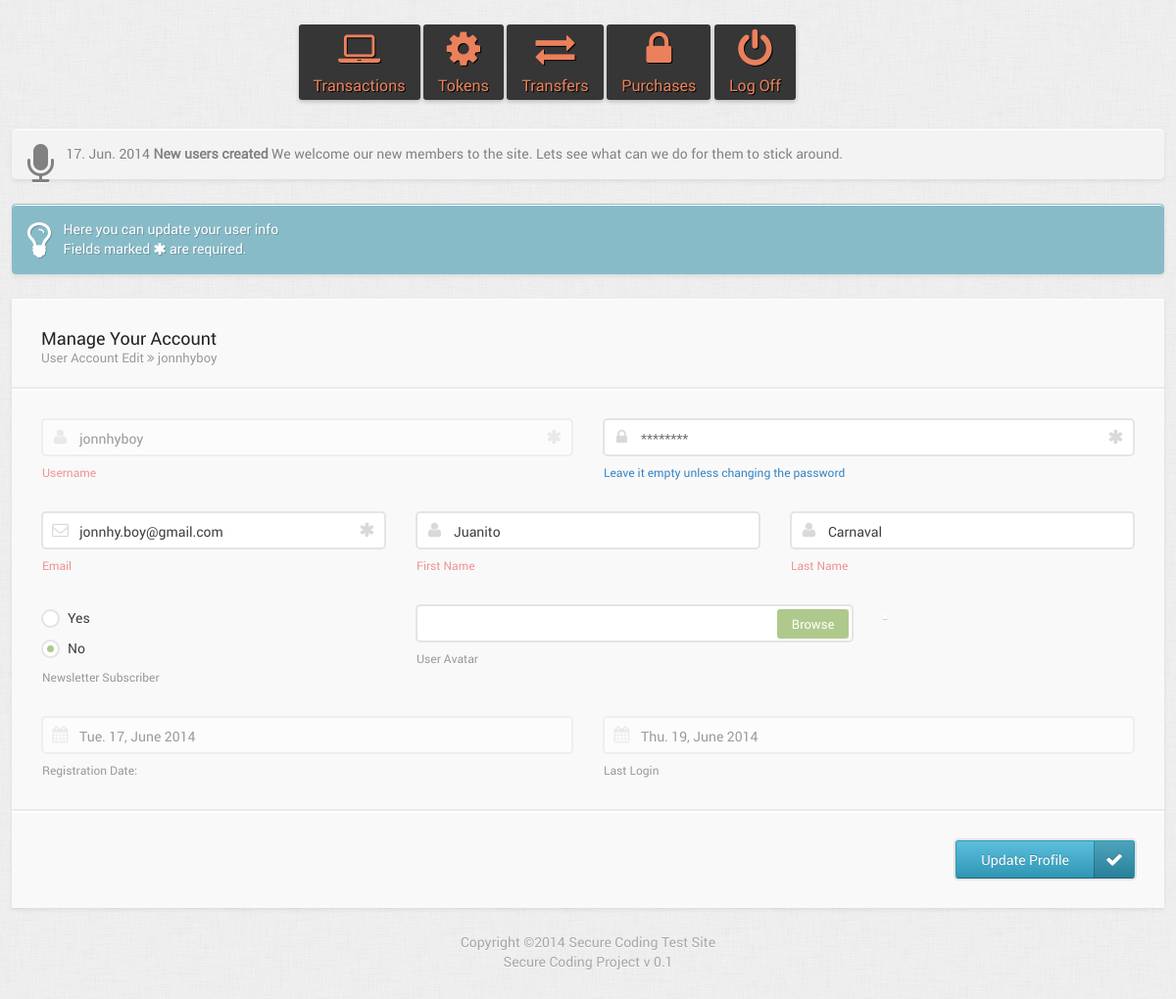
/loginsys/account.php (signed in), run on the app's committed database.
### tables this page shows
CREATE TABLE IF NOT EXISTS `news` (
  `id` int(11) NOT NULL AUTO_INCREMENT,
  `title` varchar(55) NOT NULL,
  `body` text NOT NULL,
  `author` varchar(55) NOT NULL,
  `created` date NOT NULL DEFAULT '0000-00-00',
  `active` tinyint(1) NOT NULL DEFAULT '0',
  PRIMARY KEY (`id`)
);

CREATE TABLE IF NOT EXISTS `users` (
  `id` int(11) NOT NULL AUTO_INCREMENT,
  `username` varchar(30) NOT NULL,
  `password` varchar(32) DEFAULT NULL,
  `cookie_id` varchar(64) NOT NULL DEFAULT '0',
  `token` varchar(128) NOT NULL DEFAULT '0',
  `userlevel` tinyint(1) unsigned NOT NULL DEFAULT '1',
  `email` varchar(50) DEFAULT NULL,
  `fname` varchar(50) DEFAULT NULL,
  `lname` varchar(50) DEFAULT NULL,
  `country` varchar(60) DEFAULT NULL,
  `avatar` varchar(60) NOT NULL,
  `ip` varchar(16) NOT NULL,
  `created` datetime NOT NULL DEFAULT '0000-00-00 00:00:00',
  `lastlogin` datetime NOT NULL DEFAULT '0000-00-00 00:00:00',
  `lastip` varchar(16) DEFAULT NULL,
  `notes` text,
  `newsletter` tinyint(1) NOT NULL DEFAULT '0',
  `active` enum('y','n','b','t') NOT NULL DEFAULT 'n',
  PRIMARY KEY (`id`)
);

CREATE TABLE IF NOT EXISTS `settings` (
  `site_name` varchar(50) DEFAULT NULL,
  `site_email` varchar(40) DEFAULT NULL,
  `site_url` varchar(200) DEFAULT NULL,
  `reg_allowed` tinyint(1) NOT NULL DEFAULT '1',
  `user_limit` tinyint(1) NOT NULL DEFAULT '0',
  `reg_verify` tinyint(1) NOT NULL DEFAULT '0',
  `notify_admin` tinyint(1) NOT NULL DEFAULT '0',
  `auto_verify` tinyint(1) NOT NULL DEFAULT '0',
  `user_perpage` varchar(4) NOT NULL DEFAULT '10',
  `thumb_w` varchar(4) NOT NULL,
  `thumb_h` varchar(4) NOT NULL,
  `logo` varchar(50) DEFAULT NULL,
  `backup` varchar(60) DEFAULT NULL,
  `mailer` enum('PHP','SMTP') NOT NULL DEFAULT 'PHP',
  `smtp_host` varchar(100) DEFAULT NULL,
  `smtp_user` varchar(50) DEFAULT NULL,
  `smtp_pass` varchar(50) DEFAULT NULL,
  `smtp_port` varchar(6) DEFAULT NULL,
  `is_ssl` tinyint(1) NOT NULL DEFAULT '0',
  `version` varchar(5) DEFAULT NULL
);

### loginsys/lib/class_registry.php (called while the page is built, shortened)
<?php
  abstract class Registry
  {
      static $objects = array();
      public static function get($name)
      {
          return isset(self::$objects[$name]) ? self::$objects[$name] : null;
      }
      public static function set($name, $object)
      {
          self::$objects[$name] = $object;
      }
  }
?>

### loginsys/init.php (called while the page is built, shortened)
<?php
  require_once(BASEPATH . "lib/class_db.php");
  require_once(BASEPATH . "lib/class_registry.php");
  require_once(BASEPATH . "lib/functions.php");
  require_once(BASEPATH . "lib/class_core.php");
  Registry::set('Core',new Core());
  $core = Registry::get("Core");
  require_once(BASEPATH . "lib/class_user.php");
  Registry::set('Users',new Users());
  $user = Registry::get("Users");
?>

### loginsys/lib/class_user.php (called while the page is built, shortened)
<?php
  class Users
  {
	  public $uid = 0;
	  private static $db;
      function __construct()
      {
		  self::$db = Registry::get("Database");
		  $this->startSession();
      }
      private function startSession()
      {
          $this->logged_in = $this->loginCheck();
      }
      private function loginCheck()
      {
          if (isset($_SESSION['username']) && $_SESSION['username'] != "Guest") {
              $row = $this->getUserInfo($_SESSION['username']);
              $this->uid = $row->id;
              return true;
          } else {
              return false;
          }
      }
      private function getUserInfo($username)
      {
          $username = sanitize($username);
          $username = self::$db->escape($username);
          $sql = "SELECT * FROM " . self::uTable . " WHERE username = '" . $username . "'";
          $row = self::$db->first($sql);
          return ($row) ? $row : 0;
      }
	  public function getUserData()
	  {
          $sql = "SELECT *, DATE_FORMAT(created, '%a. %d, %M %Y') as cdate,"
		  . "\n DATE_FORMAT(lastlogin, '%a. %d, %M %Y') as ldate"
		  . "\n FROM " . self::uTable
		  . "\n WHERE id = " . $this->uid;
          $row = self::$db->first($sql);
		  return ($row) ? $row : 0;
	  }
  }
?>

### loginsys/lib/class_db.php (called while the page is built, shortened)
<?php
  class Database
  {
      private $server = "";
      private $user = "";
      private $pass = "";
      protected $link_id = 0;
      protected $query_id = 0;
      function __construct($server, $user, $pass, $database)
      {
          $this->server = $server;
          $this->user = $user;
          $this->pass = $pass;
      }
      public function connect()
      {
          $this->link_id = $this->connect_db($this->server, $this->user, $this->pass);
		  mysqli_set_charset($this->link_id, "utf8");
      }
      private function connect_db($server, $user, $pass)
      {
          return mysqli_connect($server, $user, $pass);
      }
      public function query($sql)
      {
          if (trim($sql != "")) {
              $this->query_id = mysqli_query($this->link_id, $sql);
          }
          return $this->query_id;
      }
      public function first($string, $type = false)
      {
          $query_id = $this->query($string);
          $record = $this->fetch($query_id, $type);
          return $record;
      }
      public function fetch($query_id, $type = false)
      {
          if ($query_id)
              $this->query_id = $query_id;
          if (isset($this->query_id)) {
              $record = ($type) ? mysqli_fetch_array($this->query_id, MYSQL_ASSOC) : mysqli_fetch_object($this->query_id);
          } else
              $this->error("Invalid query_id: <b>" . $this->query_id . "</b>. Records could not be fetched.");
          return $record;
      }
      private function free($query_id)
      {
          if ($query_id)
              $this->query_id = $query_id;
          return mysqli_free_result($this->query_id);
      }
  }
?>

### loginsys/lib/class_core.php (called while the page is built, shortened)
<?php
  class Core
  {
	  private static $db;
      function __construct()
      {
		  self::$db = Registry::get("Database");
		  $this->getSettings();
          $this->year = (get('year')) ? get('year') : strftime('%Y');
          $this->month = (get('month')) ? get('month') : strftime('%m');
          $this->day = (get('day')) ? get('day') : strftime('%d');
          return mktime(0, 0, 0, $this->month, $this->day, $this->year);
      }
      private function getSettings()
      {
          $sql = "SELECT * FROM " . self::sTable;
          $row = self::$db->first($sql);
          $this->site_name = $row->site_name;
		  $this->thumb_w = $row->thumb_w;
		  $this->thumb_h = $row->thumb_h;
      }
      public function renderNews()
      {
          $sql = "SELECT *, DATE_FORMAT(created, '%d. %b. %Y') as cdate FROM " . self::nTable . " WHERE active = 1";
          $row = self::$db->first($sql);
          return ($row) ? $row : 0;
      }
  }
?>

### loginsys/account.php (the view, shortened to what this page needs)
<?php
  require_once("init.php");
  $row = $user->getUserData();
?>
<?php include("header.php");?>
<p class="bluetip"><i class="icon-lightbulb icon-3x pull-left"></i> Here you can update your user info<br>
  Fields marked <i class="icon-append icon-asterisk"></i> are required.</p>
<form class="xform" id="admin_form" method="post">
  <header>Manage Your Account<span>User Account Edit <i class="icon-double-angle-right"></i> <?php echo $row->username;?></span></header>
  <div class="row">
    <section class="col col-6">
      <label class="input state-disabled"> <i class="icon-prepend icon-user"></i> <i class="icon-append icon-asterisk"></i>
        <input type="text" disabled="disabled" name="username" readonly="readonly" value="<?php echo $row->username;?>" placeholder="Username">
      </label>
      <div class="note note-error">Username</div>
    </section>
    <section class="col col-6">
      <label class="input"> <i class="icon-prepend icon-lock"></i> <i class="icon-append icon-asterisk"></i>
        <input type="password" name="password" placeholder="********">
      </label>
      <div class="note note-info">Leave it empty unless changing the password</div>
    </section>
  </div>
  <div class="row">
    <section class="col col-4">
      <label class="input"> <i class="icon-prepend icon-envelope-alt"></i> <i class="icon-append icon-asterisk"></i>
        <input type="text" name="email" value="<?php echo $row->email;?>" placeholder="Email">
      </label>
      <div class="note note-error">Email</div>
    </section>
    <section class="col col-4">
      <label class="input"> <i class="icon-prepend icon-user"></i>
        <input type="text" name="fname" value="<?php echo $row->fname;?>" placeholder="First Name">
      </label>
      <div class="note note-error">First Name</div>
    </section>
    <section class="col col-4">
      <label class="input"> <i class="icon-prepend icon-user"></i>
        <input type="text" name="lname" value="<?php echo $row->lname;?>" placeholder="Last Name">
      </label>
      <div class="note note-error">Last Name</div>
    </section>
  </div>
  <div class="row">
    <section class="col col-4">
      <label class="radio">
        <i></i>Yes</label>
      <label class="radio">
        <i></i>No</label>
      <div class="note">Newsletter Subscriber</div>
    </section>
    <section class="col col-5">
      <label class="input">
      </label>
      <div class="note">User Avatar</div>
    </section>
    <section class="col col-3"> <img src="thumbmaker.php?src=<?php echo UPLOADURL;?><?php echo ($row->avatar) ? $row->avatar : "blank.png";?>&amp;w=<?php echo $core->thumb_w;?>&amp;h=<?php echo $core->thumb_h;?>&amp;s=1&amp;a=t1" alt="" title="" class="avatar" /> </section>
  </div>
  <div class="row">
    <section class="col col-6">
      <label class="input state-disabled"> <i class="icon-prepend icon-calendar"></i>
        <input type="text" name="created" disabled="disabled" readonly="readonly" value="<?php echo $row->cdate;?>" placeholder="Email">
      </label>
      <div class="note">Registration Date:</div>
    </section>
    <section class="col col-6">
      <label class="input state-disabled"> <i class="icon-prepend icon-calendar"></i>
        <input type="text" name="lastlogin" disabled="disabled" readonly="readonly" value="<?php echo $row->ldate;?>" placeholder="First Name">
      </label>
      <div class="note">Last Login</div>
    </section>
  </div>
  <footer>
    <button class="button" name="doupdate" type="submit">Update Profile<span><i class="icon-ok"></i></span></button>
  </footer>
</form>
<?php include("footer.php");?>

### loginsys/header.php (shortened to what this page needs)
<?php
	  $news = $core->renderNews();
?>
<!DOCTYPE html>
<html lang="en">
<head>
<link href="theme/css/front.css" rel="stylesheet" type="text/css">
<link rel="stylesheet" href="assets/jquery-ui.css" type="text/css" />
</head>
<body>
<div class="container">
<div class="row">
    <?php
        if ($user->logged_in): ?>
<div class="col grid_16">
  <div id="usermenu" class="flright">
      <a href="main.php?do=transactions"><i class="icon-laptop"></i> Transactions</a>
      <a href="main.php?do=tokens"><i class="icon-cog"></i> Tokens</a>
      <a href="main.php?do=transfers"><i class="icon-exchange"></i> Transfers</a>
      <a href="main.php?do=purchase"><i class="icon-lock"></i> Purchases</a>
    <?php if($user->logged_in):?>
    <a href="logout.php"><i class="icon-off"></i> Log Off</a>
    <?php endif;?>
  </div>
  </div>
  <?php endif; ?>
  </div>
  <?php if($news):?>
  <div id="news-slide" class="pagetip">
    <div id="news"><i class="icon-microphone icon-3x pull-left"></i><?php echo $news->cdate.' <strong>'.$news->title.'</strong>';?> <?php echo cleanOut($news->body);?> </div>
  </div>
  <?php endif;?>

### loginsys/lib/functions.php (shortened to what this page needs)
<?php
  function sanitize($string, $trim = false, $int = false, $str = false)
  {
      $string = filter_var($string, FILTER_SANITIZE_STRING);
      $string = trim($string);
      $string = stripslashes($string);
      $string = strip_tags($string);
      $string = str_replace(array('‘', '’', '“', '”'), array("'", "'", '"', '"'), $string);
      return $string;
  }
  function cleanOut($text) {
	 $text =  strtr($text, array('\r\n' => "", '\r' => "", '\n' => ""));
	 $text = html_entity_decode($text, ENT_QUOTES, 'UTF-8');
	 $text = str_replace('<br>', '<br />', $text);
	 return stripslashes($text);
  }
?>

### loginsys/footer.php (shortened to what this page needs)
<footer id="footer" class="clearfix">
  Copyright &copy;<?php echo date('Y').' '.$core->site_name;?><br />
    Secure Coding Project v 0.1
</footer>
</div>
</body></html>

### loginsys/theme/css/front.css (style rules this page uses)
body { font:normal 14px/20px robotoregular, Helvetica, sans-serif;color:#A7A7A7;background:#f7f7f7 url(../images/admin-body.jpg);margin: 0 0 100px; }
a { cursor:pointer;color:#EB815C;text-decoration:none;-webkit-transition:all .35s ease;-moz-transition:all .35s ease;-o-transition:all .35s ease;transition:all .35s ease;outline:none }
.avatar,.avatar2 { background-color:#FFF;box-shadow:0 1px 1px rgba(0,0,0,0.2);padding:2px; }
#usermenu { margin-top: 25px; margin-bottom: 25px; }
#usermenu a i { font-size:40px;display:block;margin-bottom:7px;line-height:40px;height:40px }
#usermenu a { text-align:center;border-radius:3px;font-size: 16px; background-color: #363636; display: inline-block; padding-top: 5px; padding-right: 15px; padding-bottom: 5px; padding-left: 15px; font-weight: 300;margin-bottom:4px;text-shadow:1px 1px 0 #000;box-shadow:0 2px 4px rgba(0,0,0,0.2) }
input[type=text],input[type=email],input[type=search],input[type=password],textarea { -webkit-appearance:none;background:#fff }
input,textarea { color:#606060;border:2px solid #e4e4e4;background:#fff;width:100%;border-radius:3px;-webkit-border-radius:3px;-moz-border-radius:3px;box-sizing:border-box;-webkit-box-sizing:border-box;-moz-box-sizing:border-box;margin:0 0 15px;padding:10px }
.pagetip,.greentip,.redtip,.orangetip,.bluetip { background:#F3F3F3;border:1px solid #F3F3F3;border-radius:4px;box-shadow:0 1px 0 #FFF inset, 0 2px 4px rgba(0,0,0,0.08);color:#818181;margin-bottom:25px;padding:15px;text-shadow:0 1px #fff }
.bluetip { background:#88bbc8;border-color:#88bbc8;color:#fff;text-shadow:1px 1px 0 rgba(0,0,0,0.2) }
footer { text-align:center;text-shadow:0 1px #fff;margin-top:25px }

### loginsys/theme/css/grid.css (style rules this page uses)
html,body,div,span,applet,object,iframe,h1,h2,h3,h4,h5,h6,p,blockquote,pre,a,abbr,acronym,address,big,cite,code,del,dfn,em,font,img,ins,kbd,q,s,samp,small,strike,strong,sub,sup,tt,var,b,u,i,center,dl,dt,dd,ol,ul,li,fieldset,form,label,legend,table,caption,tbody,tfoot,thead,tr,th,td { background:transparent;border:0;margin:0;padding:0;vertical-align:baseline }
body { line-height:1 }
html { -ms-text-size-adjust:100%;-webkit-text-size-adjust:100%;font-family:sans-serif }
b,strong { font-weight:700 }
img { border:0;max-width:100%;height:auto }
button,input,select,textarea { font-family:inherit;font-size:100%;margin:0 }
button,input { line-height:normal }
button,html input[type=button], input[type=reset],input[type=submit] { -webkit-appearance:button;cursor:pointer }
button[disabled],input[disabled] { cursor:default }
body,figure { margin:0 }
input,textarea,select,a,a:active,a:hover { outline:0 }
aside,article,footer,header,nav,section,article,aside,details,figcaption,figure,footer,header,hgroup,nav,section,summary { display:block }
.flright { float:right }
.container { width:1200px;margin:0 auto }
.row { margin-bottom:0 }
.col { display:block;float:left;width:100% }
.col:first-child { margin-left:0 }
@media (min-width: 1200px) { .col { margin-left:2% } }
@media (min-width: 1200px) { .grid_16 { width:66% } }
@media only screen and (min-width: 960px) and (max-width: 1200px) { .container { width:98% } }
@media only screen and (min-width: 960px) and (max-width: 1200px) { .col { margin-left:2% } }
@media only screen and (min-width: 960px) and (max-width: 1200px) { .grid_16 { width:66% } }
.row:after, .col:after, .flright:after, .flleft:after,.group:after,.clearfix:after { content: "";display: block;height: 0;clear: both;zoom:1;visibility: hidden }

### data on the page
news: title "New users created", body "We welcome our new members to the site. Lets see what can we do for them to stick around."
users: username "jonnhyboy", email "jonnhy.boy@gmail.com", fname "Juanito", lname "Carnaval"
settings: site_name "Secure Coding Test Site"

### other printed values
$news->cdate "17. Jun. 2014"
